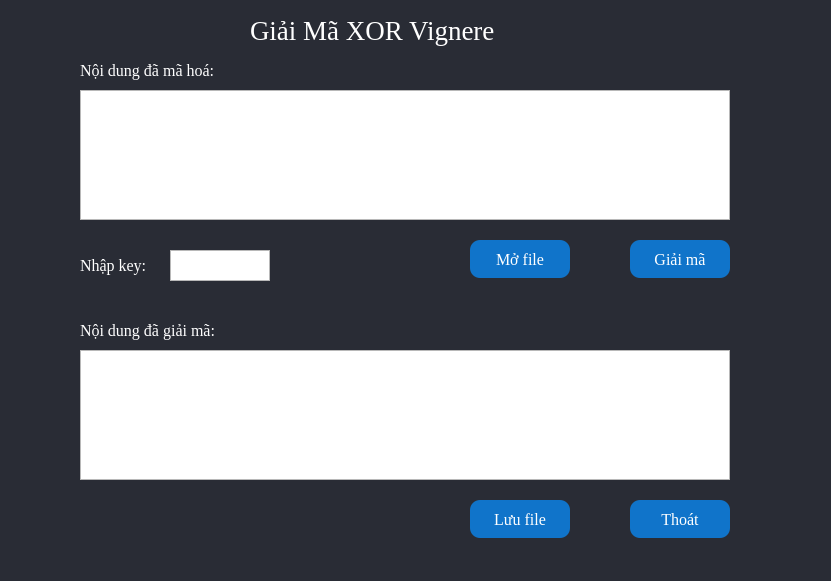
<?xml version="1.0" encoding="UTF-8"?>
<ui version="4.0">
 <class>Form</class>
 <widget class="QWidget" name="Form">
  <property name="geometry">
   <rect>
    <x>0</x>
    <y>0</y>
    <width>831</width>
    <height>581</height>
   </rect>
  </property>
  <property name="windowTitle">
   <string>Form</string>
  </property>
  <property name="styleSheet">
   <string notr="true">#Form{
background-color: #292C35;
color: rgb(255, 255, 255);
}
#btnGiaiMa{
	background-color: #1074CA;
	color: rgb(255, 255, 255);
	border-radius: 10px;
}
#btnOpenFile{
	background-color: #1074CA;
	color: rgb(255, 255, 255);
	border-radius: 10px;
}
#btnSaveFile{
	background-color: #1074CA;
	color: rgb(255, 255, 255);
	border-radius: 10px;

}
#btnClose{
	background-color: #1074CA;
	color: rgb(255, 255, 255);
	border-radius: 10px;

}</string>
  </property>
  <widget class="QTextEdit" name="txtVanBanGoc">
   <property name="geometry">
    <rect>
     <x>80</x>
     <y>350</y>
     <width>650</width>
     <height>130</height>
    </rect>
   </property>
   <property name="font">
    <font>
     <family>Times New Roman</family>
     <pointsize>12</pointsize>
    </font>
   </property>
   <property name="styleSheet">
    <string notr="true">color: rgb(255, 255, 255);
font: 12pt &quot;Times New Roman&quot;;</string>
   </property>
  </widget>
  <widget class="QLabel" name="label_2">
   <property name="geometry">
    <rect>
     <x>80</x>
     <y>60</y>
     <width>221</width>
     <height>21</height>
    </rect>
   </property>
   <property name="font">
    <font>
     <family>Times New Roman</family>
     <pointsize>12</pointsize>
    </font>
   </property>
   <property name="styleSheet">
    <string notr="true">color: rgb(255, 255, 255);</string>
   </property>
   <property name="text">
    <string>Nội dung đã mã hoá:</string>
   </property>
  </widget>
  <widget class="QTextEdit" name="txtKey">
   <property name="geometry">
    <rect>
     <x>170</x>
     <y>250</y>
     <width>100</width>
     <height>31</height>
    </rect>
   </property>
   <property name="font">
    <font>
     <family>Times New Roman</family>
     <pointsize>12</pointsize>
    </font>
   </property>
   <property name="styleSheet">
    <string notr="true">color: rgb(255, 255, 255);
font: 12pt &quot;Times New Roman&quot;;</string>
   </property>
  </widget>
  <widget class="QLabel" name="label_3">
   <property name="geometry">
    <rect>
     <x>80</x>
     <y>250</y>
     <width>81</width>
     <height>31</height>
    </rect>
   </property>
   <property name="font">
    <font>
     <family>Times New Roman</family>
     <pointsize>12</pointsize>
    </font>
   </property>
   <property name="styleSheet">
    <string notr="true">color: rgb(255, 255, 255);</string>
   </property>
   <property name="text">
    <string>Nhập key:</string>
   </property>
  </widget>
  <widget class="QLabel" name="label">
   <property name="geometry">
    <rect>
     <x>250</x>
     <y>0</y>
     <width>301</width>
     <height>61</height>
    </rect>
   </property>
   <property name="font">
    <font>
     <family>Times New Roman</family>
     <pointsize>20</pointsize>
     <weight>50</weight>
     <italic>false</italic>
     <bold>false</bold>
    </font>
   </property>
   <property name="styleSheet">
    <string notr="true">color: rgb(255, 255, 255);</string>
   </property>
   <property name="text">
    <string>Giải Mã XOR Vignere</string>
   </property>
  </widget>
  <widget class="QPushButton" name="btnOpenFile">
   <property name="geometry">
    <rect>
     <x>470</x>
     <y>240</y>
     <width>100</width>
     <height>38</height>
    </rect>
   </property>
   <property name="font">
    <font>
     <family>Times New Roman</family>
     <pointsize>12</pointsize>
    </font>
   </property>
   <property name="text">
    <string>Mở file</string>
   </property>
   <property name="icon">
    <iconset>
     <normaloff>../icon/mo.png</normaloff>../icon/mo.png</iconset>
   </property>
  </widget>
  <widget class="QTextEdit" name="txtCiphertext">
   <property name="geometry">
    <rect>
     <x>80</x>
     <y>90</y>
     <width>650</width>
     <height>130</height>
    </rect>
   </property>
   <property name="styleSheet">
    <string notr="true">color: rgb(255, 255, 255);
font: 12pt &quot;Times New Roman&quot;;</string>
   </property>
  </widget>
  <widget class="QPushButton" name="btnSaveFile">
   <property name="geometry">
    <rect>
     <x>470</x>
     <y>500</y>
     <width>100</width>
     <height>38</height>
    </rect>
   </property>
   <property name="font">
    <font>
     <family>Times New Roman</family>
     <pointsize>12</pointsize>
    </font>
   </property>
   <property name="text">
    <string>Lưu file</string>
   </property>
   <property name="icon">
    <iconset>
     <normaloff>../icon/luufile.png</normaloff>../icon/luufile.png</iconset>
   </property>
   <property name="iconSize">
    <size>
     <width>16</width>
     <height>16</height>
    </size>
   </property>
   <property name="checkable">
    <bool>false</bool>
   </property>
  </widget>
  <widget class="QPushButton" name="btnGiaiMa">
   <property name="geometry">
    <rect>
     <x>630</x>
     <y>240</y>
     <width>100</width>
     <height>38</height>
    </rect>
   </property>
   <property name="font">
    <font>
     <family>Times New Roman</family>
     <pointsize>12</pointsize>
    </font>
   </property>
   <property name="text">
    <string>Giải mã</string>
   </property>
   <property name="icon">
    <iconset>
     <normaloff>../icon/gm_.png</normaloff>../icon/gm_.png</iconset>
   </property>
  </widget>
  <widget class="QLabel" name="label_4">
   <property name="geometry">
    <rect>
     <x>80</x>
     <y>320</y>
     <width>181</width>
     <height>21</height>
    </rect>
   </property>
   <property name="font">
    <font>
     <family>Times New Roman</family>
     <pointsize>12</pointsize>
    </font>
   </property>
   <property name="styleSheet">
    <string notr="true">color: rgb(255, 255, 255);</string>
   </property>
   <property name="text">
    <string>Nội dung đã giải mã:</string>
   </property>
  </widget>
  <widget class="QPushButton" name="btnClose">
   <property name="geometry">
    <rect>
     <x>630</x>
     <y>500</y>
     <width>100</width>
     <height>38</height>
    </rect>
   </property>
   <property name="font">
    <font>
     <family>Times New Roman</family>
     <pointsize>12</pointsize>
    </font>
   </property>
   <property name="text">
    <string>Thoát</string>
   </property>
   <property name="icon">
    <iconset>
     <normaloff>../icon/thoat.png</normaloff>../icon/thoat.png</iconset>
   </property>
   <property name="iconSize">
    <size>
     <width>20</width>
     <height>20</height>
    </size>
   </property>
   <property name="checkable">
    <bool>false</bool>
   </property>
  </widget>
 </widget>
 <resources/>
 <connections/>
</ui>
